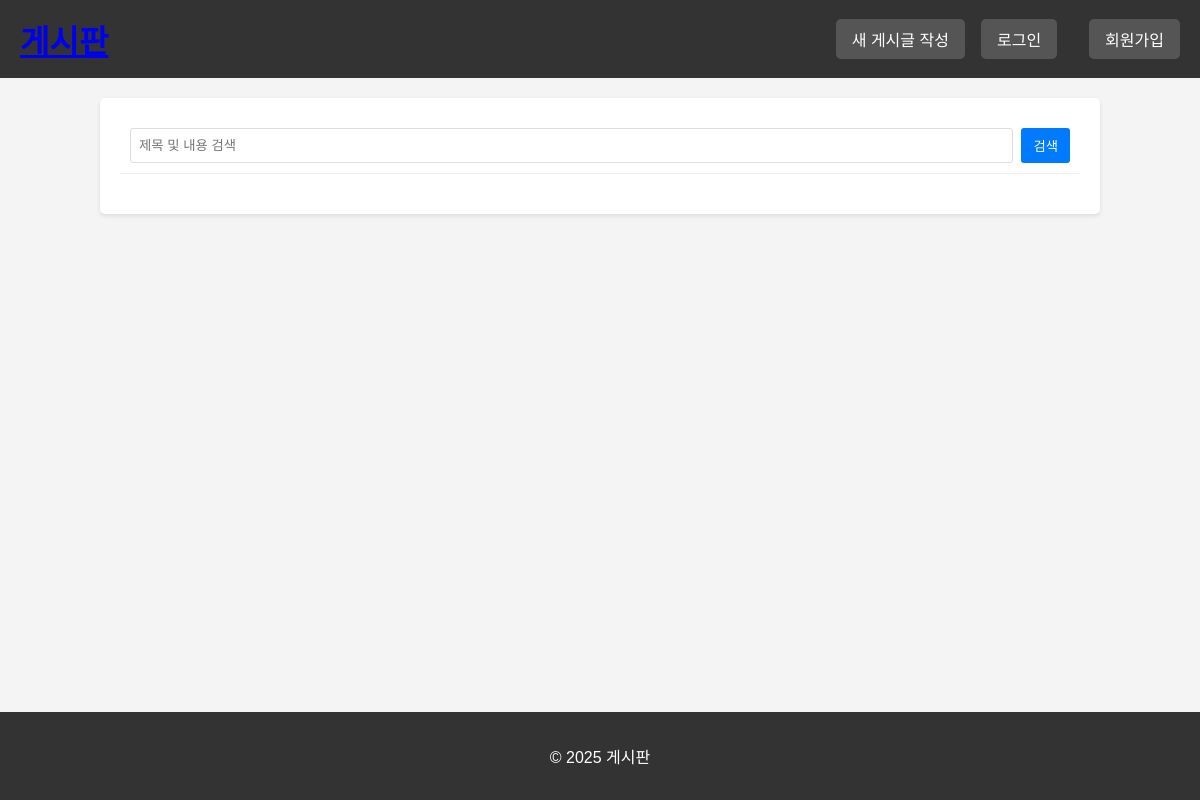
The app's page /, older data.
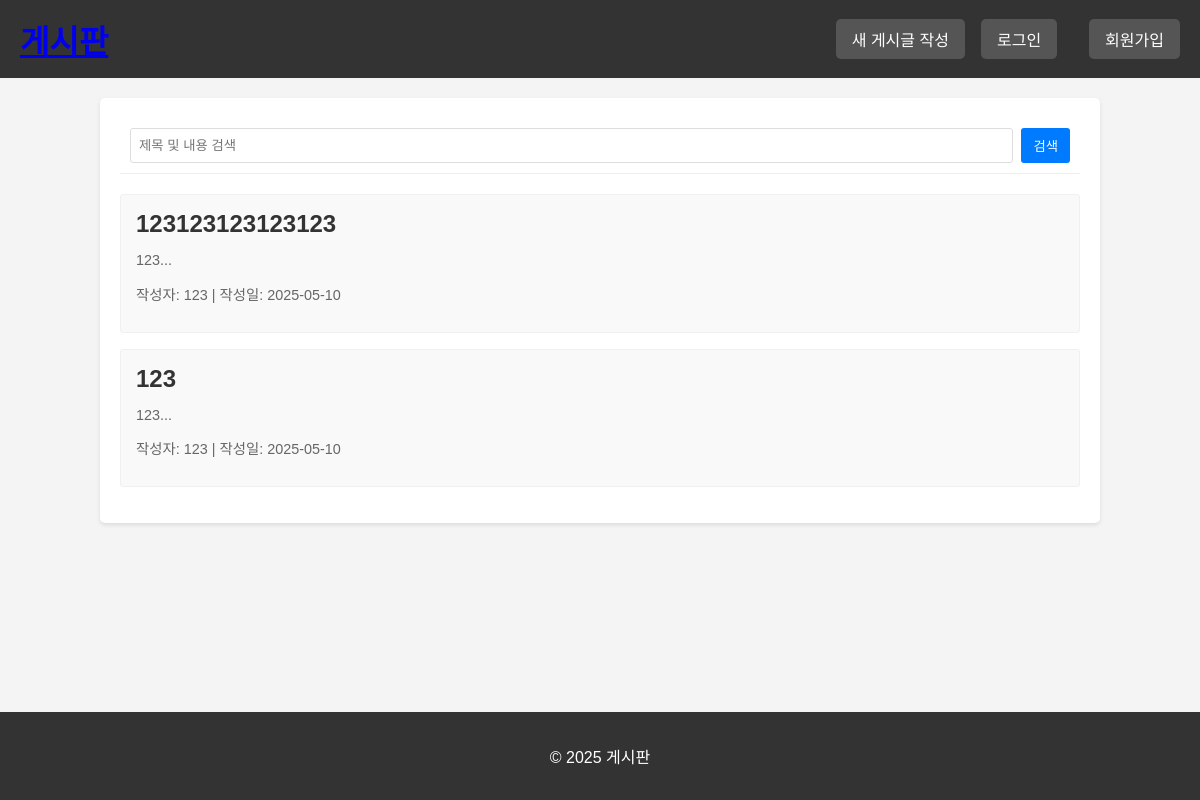
The same page, newer data.
### tables this page shows
CREATE TABLE bulletin_board (
    id INTEGER PRIMARY KEY AUTOINCREMENT,
    title TEXT NOT NULL,
    content TEXT NOT NULL,
    author TEXT NOT NULL,
    date_created DATETIME DEFAULT CURRENT_TIMESTAMP,
    file_path TEXT
);

### app.py (the view)
@app.route("/")
def index():
    query = request.args.get('query')
    if query:
        posts = query_db("SELECT id, title, content, author, date_created FROM bulletin_board WHERE title LIKE ? OR content LIKE ? ORDER BY date_created DESC",
                         ('%' + query + '%', '%' + query + '%'))
        search_query = query
    else:
        posts = query_db("SELECT id, title, content, author, date_created FROM bulletin_board ORDER BY date_created DESC")
        search_query = None
    user = get_user()
    new_posts = []
    for post in posts:
        post_dict = dict(post)
        post_dict['date_created'] = datetime.strptime(post_dict['date_created'], '%Y-%m-%d %H:%M:%S') if post_dict['date_created'] else None
        new_posts.append(post_dict)
    return render_template("index.html", posts=new_posts, user=user, search_query=search_query)

### app.py (called while the page is built)
def get_db():
    db = getattr(g, '_database', None)
    if db is None:
        db = g._database = sqlite3.connect(DATABASE)
        db.row_factory = sqlite3.Row
    return db

@app.teardown_appcontext
def close_connection(exception):
    db = getattr(g, '_database', None)
    if db is not None:
        db.close()

def query_db(query, args=(), one=False):
    with app.app_context():
        cur = get_db().execute(query, args)
        rv = cur.fetchall()
        cur.close()
        return (rv[0] if rv else None) if one else rv

### auth.py (called while the page is built)
def get_user():
    if 'user_id' in session:
        return query_db("SELECT id, username, nickname FROM user WHERE username = ?", (session['user_id'],), one=True)
    return None

### templates/index.html (shortened to what this page needs)
    <!DOCTYPE html>
    <html lang="ko">
    <head>
        <link rel="stylesheet" href="{{ url_for('static', filename='styles.css') }}">
    </head>
    <body>
        <header>
            <h1 style="color: blue;"><a href="{{ url_for('index') }}">게시판</a></h1>
            <nav>
                <a href="{{ url_for('create') }}">새 게시글 작성</a>
                {% if session['user_id'] %}
                    <span>{{ session['user_id'] | safe }}님</span> <a href="{{ url_for('auth.logout') }}">로그아웃</a>
                {% else %}
                    <a href="{{ url_for('auth.login') }}">로그인</a>
                    <a href="{{ url_for('auth.signup') }}">회원가입</a>
                {% endif %}
            </nav>
        </header>
        <main>
            <section class="search">
                <form action="/search" method="GET">
                    <input type="text" name="query" placeholder="제목 및 내용 검색">
                    <button type="submit">검색</button>
                </form>
            </section>
            <section class="posts">
                {% for post in posts %}
                <article class="post">
                    <h2><a href="{{ url_for('view_post', post_id=post.id) }}">{{ post.title | safe }}</a></h2>
                    <p>{{ post.content[:100] | safe }}...</p>
                    <p>작성자: {{ post['author'] if post['author'] else '알 수 없음' | safe }} | 작성일: {{ post['date_created'].strftime('%Y-%m-%d') | safe }}</p>
                </article>
                {% endfor %}
            </section>
        </main>
        <footer>
            <p>&copy; 2025 게시판</p>
        </footer>
    </body>
    </html>

### static/styles.css (style rules this page uses)
body { font-family: sans-serif; margin: 0; padding: 0; background-color: #f4f4f4; color: #333; }
header { background-color: #333; color: white; padding: 1em 0; text-align: center; display: flex; justify-content: space-between; align-items: center; padding: 1em 20px; }
header h1 { margin: 0; }
nav { display: flex; align-items: center; gap: 1em; }
nav a, nav span { color: white; text-decoration: none; padding: 0.5em 1em; border-radius: 5px; background-color: #555; border: none; cursor: pointer; }
nav a:last-child { margin-left: 1em; }
main { padding: 20px; background-color: white; border-radius: 5px; box-shadow: 0 2px 4px rgba(0, 0, 0, 0.1); margin: 20px auto; width: 80%; max-width: 960px; }
.search { margin-bottom: 20px; padding: 10px; border-bottom: 1px solid #eee; }
.search form { display: flex; gap: 0.5em; }
.search input[type="text"] { flex-grow: 1; padding: 8px; border: 1px solid #ddd; border-radius: 3px; }
.search button[type="submit"] { padding: 8px 12px; background-color: #007bff; color: white; border: none; border-radius: 3px; cursor: pointer; }
.posts { margin-top: 1em; }
.post { padding: 15px; border: 1px solid #f0f0f0; border-radius: 3px; margin-bottom: 1em; background-color: #f9f9f9; }
.post h2 { margin-top: 0; margin-bottom: 0.5em; }
.post h2 a { text-decoration: none; color: #333; }
.post p { color: #666; font-size: 0.9em; margin-bottom: 0.5em; }
footer { text-align: center; padding: 1em 0; background-color: #333; color: white; position: fixed; bottom: 0; width: 100%; }

Row changes from the older to the newer data that the page shows:
added bulletin_board: title "123123123123123", content "123", author "123", date_created "2025-05-10"
added bulletin_board: title "123", content "123", author "123", date_created "2025-05-10"
